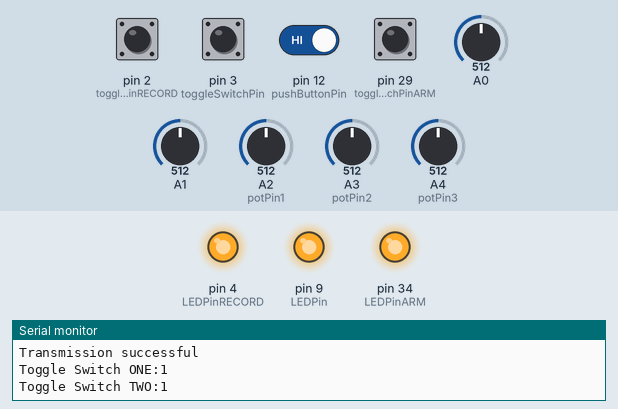
The sketch below on a simulated Arduino Mega 2560, built with avr-gcc and run on an emulated ATmega2560. Shown: output pins drawn as LEDs (lit = HIGH), the last lines printed to the serial monitor. The test bench sets the inputs (shaded band); at power-on: pin 2 (toggleSwitchPinRECORD), pin 3 (toggleSwitchPin), pin 12 (pushButtonPin), pin 29 (toggleSwitchPinARM) HIGH, A0 = 512, A1 = 512, A2 (potPin1) = 512, A3 (potPin2) = 512, A4 (potPin3) = 512. No radio packets arrive unless stated.

Above: at 1.2 s.
1.3 s: pin 2 (toggleSwitchPinRECORD) pulled LOW for 0.15 s
At 1.9 s:
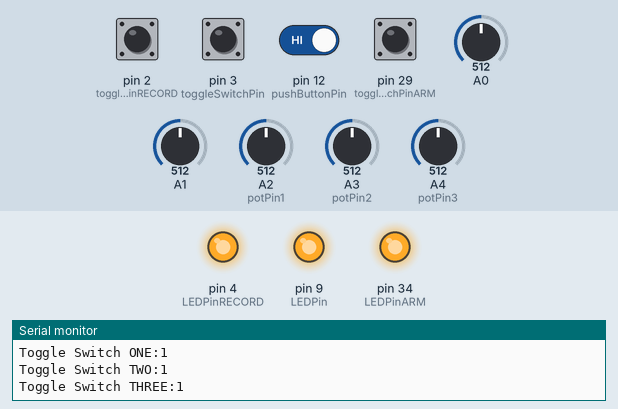
2.9 s: pin 3 (toggleSwitchPin) pulled LOW for 0.15 s
At 3.01 s:
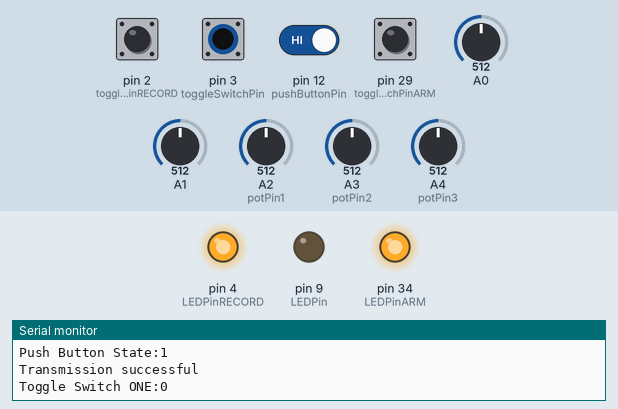
4.5 s: pin 29 (toggleSwitchPinARM) pulled LOW for 0.15 s
At 4.63 s:
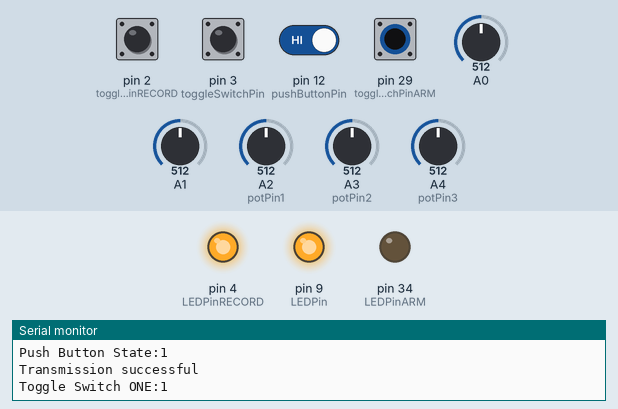
6.1 s: pin 2 (toggleSwitchPinRECORD) driven LOW and pin 3 (toggleSwitchPin) driven LOW and pin 12 (pushButtonPin) driven LOW and pin 29 (toggleSwitchPinARM) driven LOW
At 6.7 s:
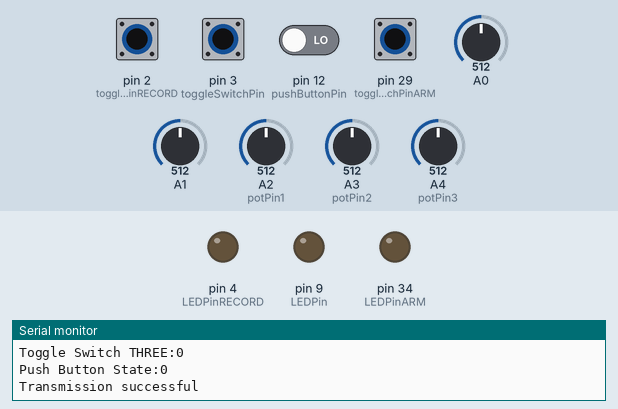
7.6 s: pin 2 (toggleSwitchPinRECORD) driven HIGH
At 8.8 s:
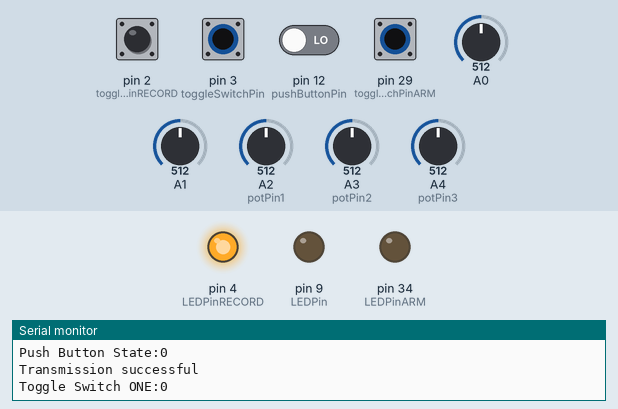
9.1 s: pin 2 (toggleSwitchPinRECORD) driven LOW
At 10.3 s:
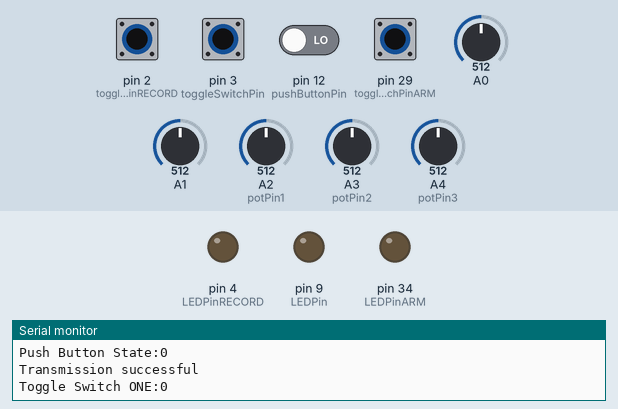
Timing chart, 0 to 11.6 s (numbered marks = the images above; inputs shaded):
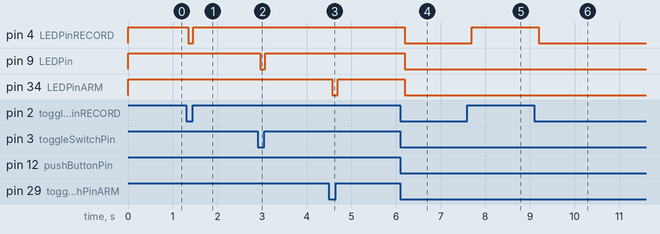

Measured:
- after the input at 1.3 s, pin 4 (LEDPinRECORD): HIGH → LOW at once, → HIGH 0.12 s later
- after the input at 2.9 s, pin 9 (LEDPin): HIGH → LOW after 0.06 s, → HIGH 0.12 s later
- after the input at 4.5 s, pin 34 (LEDPinARM): HIGH → LOW after 0.08 s, → HIGH 0.12 s later
- after the input at 6.1 s, pin 4 (LEDPinRECORD), pin 9 (LEDPin), pin 34 (LEDPinARM): HIGH → LOW after 0.09 s
- after the input at 7.6 s, pin 4 (LEDPinRECORD): LOW → HIGH after 0.09 s
- after the input at 9.1 s, pin 4 (LEDPinRECORD): HIGH → LOW after 0.09 s

The sketch:

Transmitting_v4.ino
```cpp
//  Charles P
// Version 4
// 4/21/2024

#include <SPI.h>
#include <nRF24L01.h>
#include <RF24.h>

RF24 radio(7, 8); // CE, CSN pins

struct JoystickData {
  int x; // X-axis for steering
  int y; // Y-axis for forward/backward
  int toggle; // State of the toggle switch
  int toggleARM;
  int toggleRECORD;
  int pot1; // First potentiometer
  int pot2; // Second potentiometer
  int pot3; // Third potentiometer
  int buttonOne; // State of the push button
} joystickData;

const int toggleSwitchPin = 3; // Interrupt pin for the toggle switch
const int toggleSwitchPinRECORD = 2; // Interrupt pin for the toggle switch
const int LEDPin = 9; // LED pin
const int LEDPinRECORD = 4; // LED pin

// ARM -------------------------------------------------------------
const int toggleSwitchPinARM = 29; // Interrupt pin for the toggle switch
const int LEDPinARM = 34; // LED pin

// Potentiometers --------------------------------------------------
const int potPin1 = A2; // Analog pin for the first potentiometer
const int potPin2 = A3; // Analog pin for the second potentiometer
const int potPin3 = A4; // Analog pin for the second potentiometer

volatile int switchState = LOW; // Use volatile for variables accessed within interrupt
volatile int switchStateARM = LOW;
volatile int switchStateRECORD = LOW;

const int pushButtonPin = 12; // Assign an appropriate pin for the push button
int pushButtonState = LOW; // Variable to store the push button state

void toggleSwitchISR() {
  switchState = !switchState; // Toggle the state
  digitalWrite(LEDPin, switchState); // Reflect state on LED immediately
}

void toggleSwitchISR_Arm() {
  switchStateARM = !switchStateARM; // Toggle the state
  digitalWrite(LEDPinARM, switchStateARM); // Reflect state on LED immediately
}

void toggleSwitchISR_RECORD() {
  switchStateRECORD = !switchStateRECORD; // Toggle the state
  digitalWrite(LEDPinRECORD, switchStateRECORD); // Reflect state on LED immediately
}

void setup() {
  Serial.begin(9600);
  pinMode(toggleSwitchPin, INPUT_PULLUP); // Set the toggle switch pin as input with pull-up
  pinMode(LEDPin, OUTPUT); // Set the LED pin as output

  pinMode(toggleSwitchPinARM, INPUT_PULLUP); // Set the toggle switch pin as input with pull-up
  pinMode(LEDPinARM, OUTPUT); // Set the LED pin as output

  pinMode(toggleSwitchPinRECORD, INPUT_PULLUP); // Set the toggle switch pin as input with pull-up
  pinMode(LEDPinRECORD, OUTPUT); // Set the LED pin as output

  pinMode(potPin1, INPUT); // Set the first potentiometer pin as input
  pinMode(potPin2, INPUT); // Set the second potentiometer pin as input
  pinMode(potPin3, INPUT); // Set the third potentiometer pin as input

  pinMode(pushButtonPin, INPUT_PULLUP);

  // Attach an interrupt to the toggleSwitchPin
  attachInterrupt(digitalPinToInterrupt(toggleSwitchPin), toggleSwitchISR, CHANGE);
  attachInterrupt(digitalPinToInterrupt(toggleSwitchPinARM), toggleSwitchISR_Arm, CHANGE);

  radio.begin();
  radio.openWritingPipe(0xF0F0F0F0E1LL);
  radio.setPALevel(RF24_PA_HIGH);
  radio.setDataRate(RF24_2MBPS);
  radio.stopListening();
}

void loop() {
  joystickData.x = analogRead(A0); // Read X-axis of joystick
  joystickData.y = analogRead(A1); // Read Y-axis of joystick
  //  joystickData.toggle = switchState; // Use the volatile switch state updated by the ISR
  //  joystickData.toggleARM = switchStateARM;
  joystickData.pot1 = analogRead(potPin1); // Read the first potentiometer
  joystickData.pot2 = analogRead(potPin2); // Read the second potentiometer
  joystickData.pot3 = analogRead(potPin3); // Read the second potentiometer

  // Update LED based on the toggle switch state
  digitalWrite(LEDPin, digitalRead(toggleSwitchPin));

  // Update LED for the ARM based on the toggle switch state
  digitalWrite(LEDPinARM, digitalRead(toggleSwitchPinARM));

  // Update LED for the ARM based on the toggle switch state
  digitalWrite(LEDPinRECORD, digitalRead(toggleSwitchPinRECORD));

  int setDATAtoggle = digitalRead(toggleSwitchPin);
  Serial.print("Toggle Switch ONE:");
  Serial.println(setDATAtoggle);
  joystickData.toggle = setDATAtoggle;

  // Correct way to read the ARM switch state
  int setDATA = digitalRead(toggleSwitchPinARM);  // Read the state of the ARM toggle switch pin
  Serial.print("Toggle Switch TWO:");
  Serial.println(setDATA);
  // Update joystickData with the ARM switch state for transmission
  joystickData.toggleARM = setDATA;  // Assign the read state to toggleARM for transmitting

    // Correct way to read the ARM switch state
  int setDATARECORD = digitalRead(toggleSwitchPinRECORD);  // Read the state of the ARM toggle switch pin
  Serial.print("Toggle Switch THREE:");
  Serial.println(setDATARECORD);
  // Update joystickData with the ARM switch state for transmission
  joystickData.toggleRECORD = setDATARECORD;  // Assign the read state to toggleARM for transmitting

  // Read the state of the push button
  pushButtonState = digitalRead(pushButtonPin);
  Serial.print("Push Button State:");
  Serial.println(pushButtonState);

  // Add the push button state to the joystick data
  joystickData.buttonOne = pushButtonState;

  bool ok = radio.write(&joystickData, sizeof(joystickData));
  if (ok) {
    Serial.println("Transmission successful");
  } else {
    Serial.println("Transmission failed");
  }

  delay(20); // Small delay to limit the data rate
}
```
